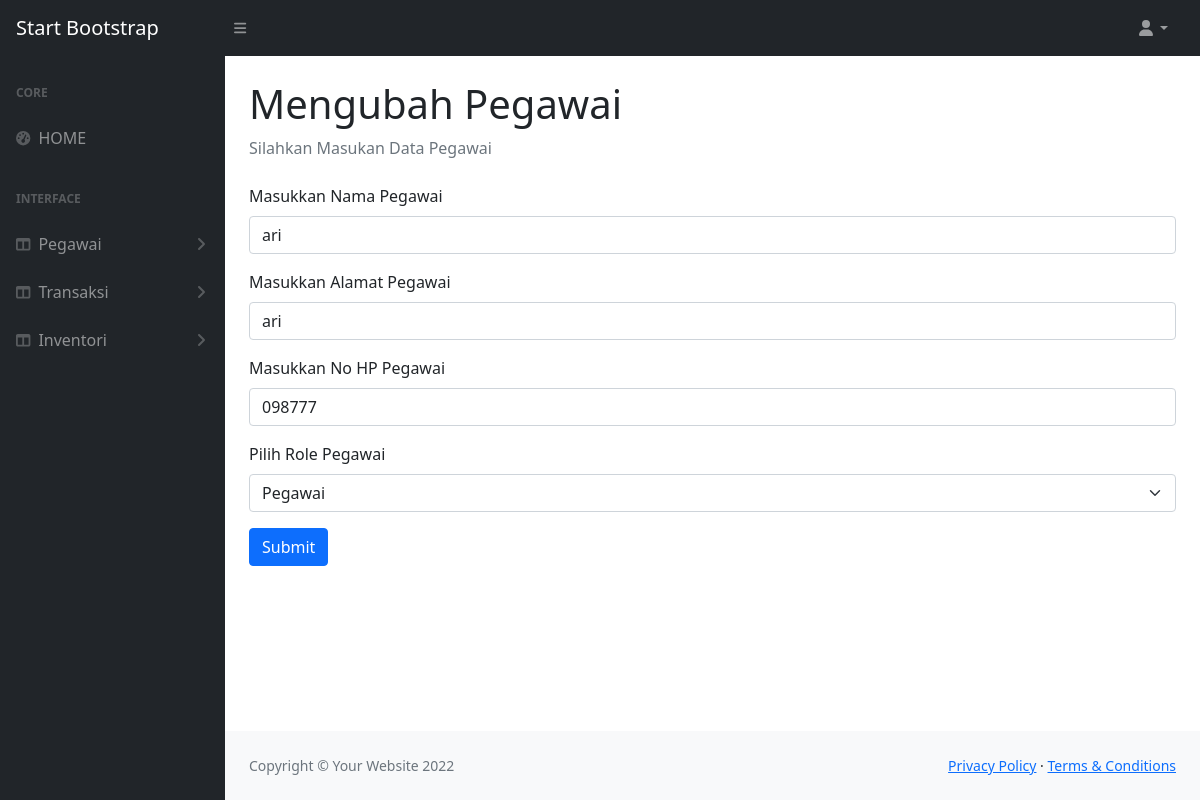
The app's page /mengubahPegawai.php?idpegawai=ari with its own data.
### tables this page shows
CREATE TABLE `pegawai` (
  `idpegawai` varchar(12) NOT NULL,
  `pass` varchar(255) DEFAULT NULL,
  `namapegawai` varchar(30) DEFAULT NULL,
  `role` enum('admin','owner','kasir','pegawai','spv') DEFAULT NULL,
  `alamat` varchar(30) DEFAULT NULL,
  `nohp` varchar(15) DEFAULT NULL
);

### functions.php (called while the page is built, shortened)
<?php
    $conn = mysqli_connect("localhost", "root", "", "penjualanimk");
    function query($query){
        global $conn;
        $result = mysqli_query($conn, $query);
        $rows = [];
        while ($row = mysqli_fetch_assoc($result)){
            $rows[] = $row;
        }
        return $rows;
    }
?>

### mengubahPegawai.php (the view, shortened to what this page needs)
<?php
    require 'functions.php';
    $var = $_GET["idpegawai"];
    $pegawai = query("SELECT * FROM pegawai WHERE idpegawai = '$var'")[0];
?>
<!DOCTYPE html>
<html lang="en">
    <head>
        <link href="https://cdn.jsdelivr.net/npm/simple-datatables@latest/dist/style.css" rel="stylesheet" />
        <link href="css/styles.css" rel="stylesheet" />
    </head>
    <body class="sb-nav-fixed">
        <nav class="sb-topnav navbar navbar-expand navbar-dark bg-dark">
            <a class="navbar-brand ps-3" href="index.html">Start Bootstrap</a>
            <button class="btn btn-link btn-sm order-1 order-lg-0 me-4 me-lg-0" id="sidebarToggle" href="#!"><i class="fas fa-bars"></i></button>
            <ul class="navbar-nav ms-auto ms-md-0 me-3 me-lg-4">
                <li class="nav-item dropdown">
                    <a class="nav-link dropdown-toggle" id="navbarDropdown" href="#" role="button" data-bs-toggle="dropdown" aria-expanded="false"><i class="fas fa-user fa-fw"></i></a>
                </li>
            </ul>
        </nav>
        <div id="layoutSidenav">
            <div id="layoutSidenav_nav">
                <nav class="sb-sidenav accordion sb-sidenav-dark" id="sidenavAccordion">
                    <div class="sb-sidenav-menu">
                        <div class="nav">
                            <div class="sb-sidenav-menu-heading">Core</div>
                            <a class="nav-link" href="index.php">
                                <div class="sb-nav-link-icon"><i class="fas fa-tachometer-alt"></i></div>
                                HOME
                            </a>
                            <div class="sb-sidenav-menu-heading">Interface</div>
                            <a class="nav-link collapsed" href="#" data-bs-toggle="collapse" data-bs-target="#collapsePegawai" aria-expanded="false" aria-controls="collapsePegawai">
                                <div class="sb-nav-link-icon"><i class="fas fa-columns"></i></div>
                                Pegawai
                                <div class="sb-sidenav-collapse-arrow"><i class="fas fa-angle-down"></i></div>
                            </a>
                            <a class="nav-link collapsed" href="#" data-bs-toggle="collapse" data-bs-target="#collapseTransaksi" aria-expanded="false" aria-controls="collapseTransaksi">
                                <div class="sb-nav-link-icon"><i class="fas fa-columns"></i></div>
                                Transaksi
                                <div class="sb-sidenav-collapse-arrow"><i class="fas fa-angle-down"></i></div>
                            </a>
                            <a class="nav-link collapsed" href="#" data-bs-toggle="collapse" data-bs-target="#collapseInventori" aria-expanded="false" aria-controls="collapseInventori">
                                <div class="sb-nav-link-icon"><i class="fas fa-columns"></i></div>
                                Inventori
                                <div class="sb-sidenav-collapse-arrow"><i class="fas fa-angle-down"></i></div>
                            </a>
                        </div>
                    </div>
                </nav>
            </div>
            <div id="layoutSidenav_content">
                <main>
                    <div class="container-fluid px-4">
                        <h1 class="mt-4">Mengubah Pegawai</h1>
                        <ol class="breadcrumb mb-4">
                            <li class="breadcrumb-item active">Silahkan Masukan Data Pegawai</li>
                        </ol>
                        <form action= "" method="POST">
                            <div class="mb-3">
                                <label for="namapegawai" class="form-label">Masukkan Nama Pegawai</label>
                                <input type="text" class="form-control" id="namapegawai" name="namapegawai" value="<?= $pegawai["namapegawai"]; ?>">
                            </div>
                            <div class="mb-3">
                                <label for="alamat" class="form-label">Masukkan Alamat Pegawai</label>
                                <input type="text" class="form-control" id="alamat" name="alamat" value="<?= $pegawai["alamat"]; ?>">
                            </div>
                            <div class="mb-3">
                                <label for="nohp" class="form-label">Masukkan No HP Pegawai</label>
                                <input type="text" class="form-control" id="nohp" name="nohp" value="<?= $pegawai["nohp"]; ?>">
                            </div>
                            <div class="mb-3">
                                <label for="pegawai" class="form-label">Pilih Role Pegawai</label>
                                <select class="form-select" aria-label="Default select example" name="role" id="role">
                                    <option value="pegawai" <?= ($pegawai["role"] == "pegawai")? "selected" : "" ?> >Pegawai</option>
                                </select>
                            </div>
                            <button type="submit" name="submit" class="btn btn-primary">Submit</button>
                        </form>
                    </div>
                </main>
                <footer class="py-4 bg-light mt-auto">
                    <div class="container-fluid px-4">
                        <div class="d-flex align-items-center justify-content-between small">
                            <div class="text-muted">Copyright &copy; Your Website 2022</div>
                            <div>
                                <a href="#">Privacy Policy</a>
                                &middot;
                                <a href="#">Terms &amp; Conditions</a>
                            </div>
                        </div>
                    </div>
                </footer>
            </div>
        </div>
    </body>
</html>

### records on screen
pegawai: namapegawai "ari", alamat "ari", nohp "098777", role "Pegawai"
